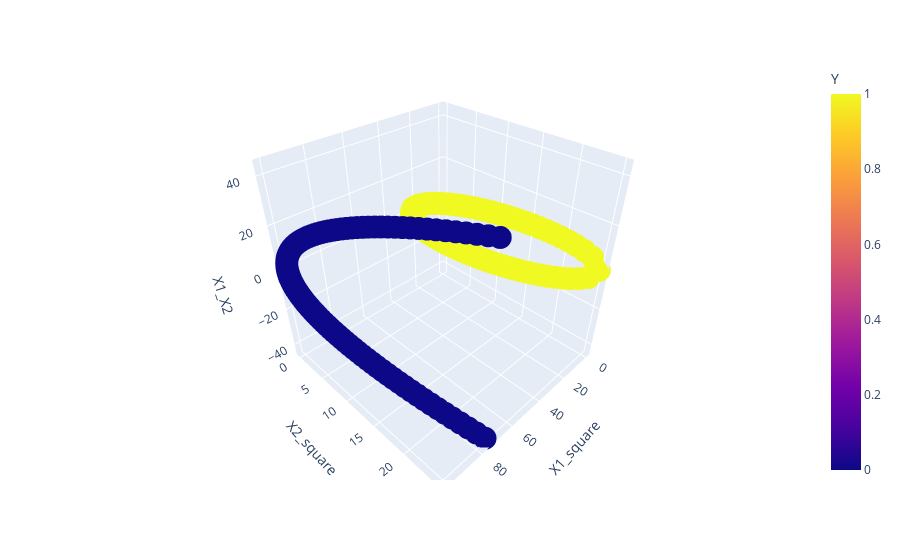

Notebook code cell kept with this figure:
### Code cell
fig = px.scatter_3d(df, x='X1_square', y='X2_square', z='X1_X2', color='Y')
fig.show()

### Figure 1 — Plotly figure (JSON) as saved in the notebook; plotly's stock layout.template omitted (floating-point values rounded to 4 significant figures; data arrays with more than 128 entries replaced by an {"elided": "..."} marker saying what was removed)
{"data": [{"hovertemplate": "X1_square=%{x}<br>X2_square=%{y}<br>X1_X2=%{z}<br>Y=%{marker.color}<extra></extra>", "legendgroup": "", "marker": {"color": {"elided": "400 int values"}, "coloraxis": "coloraxis", "symbol": "circle"}, "mode": "markers", "name": "", "scene": "scene", "showlegend": false, "type": "scatter3d", "x": {"elided": "400 float values"}, "y": {"elided": "400 float values"}, "z": {"elided": "400 float values"}}], "layout": {"coloraxis": {"colorbar": {"title": {"text": "Y"}}, "colorscale": [[0, "#0d0887"], [0.1111, "#46039f"], [0.2222, "#7201a8"], [0.3333, "#9c179e"], [0.4444, "#bd3786"], [0.5556, "#d8576b"], [0.6667, "#ed7953"], [0.7778, "#fb9f3a"], [0.8889, "#fdca26"], [1, "#f0f921"]]}, "legend": {"tracegroupgap": 0}, "margin": {"t": 60}, "scene": {"domain": {"x": [0, 1], "y": [0, 1]}, "xaxis": {"title": {"text": "X1_square"}}, "yaxis": {"title": {"text": "X2_square"}}, "zaxis": {"title": {"text": "X1_X2"}}}}}
